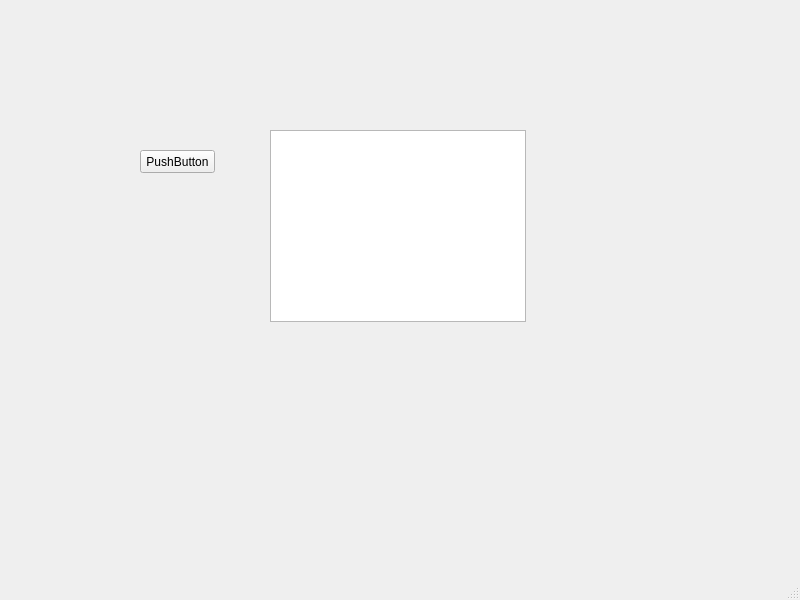
<?xml version="1.0" encoding="UTF-8"?>
<ui version="4.0">
 <class>MainWindow</class>
 <widget class="QMainWindow" name="MainWindow">
  <property name="geometry">
   <rect>
    <x>0</x>
    <y>0</y>
    <width>800</width>
    <height>600</height>
   </rect>
  </property>
  <property name="windowTitle">
   <string>MainWindow</string>
  </property>
  <widget class="QWidget" name="centralwidget">
   <widget class="QPushButton" name="pushButton">
    <property name="geometry">
     <rect>
      <x>140</x>
      <y>150</y>
      <width>75</width>
      <height>23</height>
     </rect>
    </property>
    <property name="text">
     <string>PushButton</string>
    </property>
   </widget>
   <widget class="QTextBrowser" name="textBrowser">
    <property name="geometry">
     <rect>
      <x>270</x>
      <y>130</y>
      <width>256</width>
      <height>192</height>
     </rect>
    </property>
   </widget>
  </widget>
  <widget class="QMenuBar" name="menubar">
   <property name="geometry">
    <rect>
     <x>0</x>
     <y>0</y>
     <width>800</width>
     <height>23</height>
    </rect>
   </property>
  </widget>
  <widget class="QStatusBar" name="statusbar"/>
 </widget>
 <resources/>
 <connections>
  <connection>
   <sender>pushButton</sender>
   <signal>clicked(bool)</signal>
   <receiver>textBrowser</receiver>
   <slot>setDisabled(bool)</slot>
   <hints>
    <hint type="sourcelabel">
     <x>212</x>
     <y>187</y>
    </hint>
    <hint type="destinationlabel">
     <x>306</x>
     <y>189</y>
    </hint>
   </hints>
  </connection>
 </connections>
</ui>
